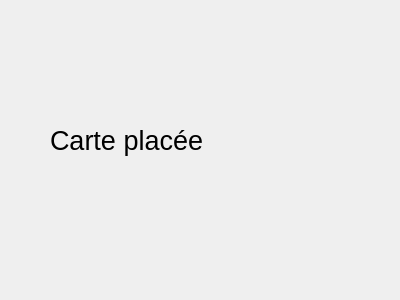
<?xml version="1.0" encoding="UTF-8"?>
<ui version="4.0">
 <class>carte_placee</class>
 <widget class="QDialog" name="carte_placee">
  <property name="geometry">
   <rect>
    <x>0</x>
    <y>0</y>
    <width>400</width>
    <height>300</height>
   </rect>
  </property>
  <property name="windowTitle">
   <string>Dialog</string>
  </property>
  <widget class="QLabel" name="label">
   <property name="geometry">
    <rect>
     <x>50</x>
     <y>70</y>
     <width>291</width>
     <height>141</height>
    </rect>
   </property>
   <property name="font">
    <font>
     <pointsize>20</pointsize>
    </font>
   </property>
   <property name="text">
    <string>Carte placée</string>
   </property>
  </widget>
 </widget>
 <resources/>
 <connections/>
</ui>
